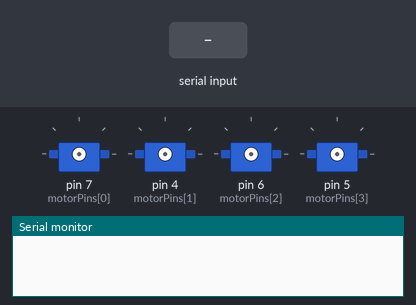
This sketch was run on a simulated Arduino Uno, built with avr-gcc and run on an emulated ATmega328P. Shown: 4 × servo, the last lines printed to the serial monitor. The inputs (shaded band) are chosen by the test bench.

Above: at 0.0 s.
At 1.5 s:
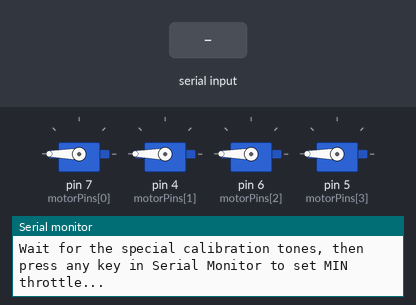
1.6 s: byte 30 received over Serial
At 2.7 s:
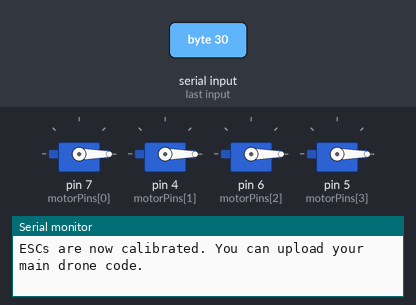
Timing chart, 0 to 4.6 s (numbered marks = the images above; inputs shaded):
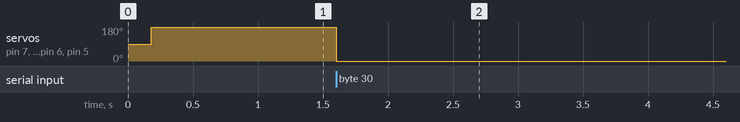

The sketch:

setting_lora_e32.ino
```cpp
#include <Servo.h>

// حدد دبابيس المحركات حسب توصيلك (مثلاً الأربع دبابيس المستخدمة في الدرون)
const int motorPins[] = {7, 4, 6, 5}; // قم بتعديل الأرقام حسب دبابيسك الفعلية
Servo motors[4];

void setup() {
  Serial.begin(9600);
  Serial.println("=== ESC Calibration Mode ===");
  Serial.println("1. Disconnect battery/power from ESCs.");
  Serial.println("2. Send MAX throttle (type 'max' or wait).");
  Serial.println("3. Connect battery. You will hear calibration beeps.");
  Serial.println("4. Send MIN throttle (type 'min').");

  // ربط الدبابيس
  for (int i = 0; i < 4; i++) {
    motors[i].attach(motorPins[i], 1000, 2000);
  }

  // الخطوة الأولى: إرسال أقصى سرعة (Max Throttle = 2000)
  Serial.println("Sending MAX Throttle (2000)...");
  for (int i = 0; i < 4; i++) {
    motors[i].writeMicroseconds(2000);
  }

  Serial.println("Now, please CONNECT power to your ESCs/Motors.");
  Serial.println("Wait for the special calibration tones, then press any key in Serial Monitor to set MIN throttle...");
}

void loop() {
  if (Serial.available() > 0) {
    char cmd = Serial.read();

    // عند الضغط على أي مفتاح بعد توصيل البطارية، يتم إرسال أقل سرعة (Min Throttle = 1000)
    Serial.println("Sending MIN Throttle (1000)... Calibration complete!");
    for (int i = 0; i < 4; i++) {
      motors[i].writeMicroseconds(1000);
    }

    Serial.println("ESCs are now calibrated. You can upload your main drone code.");
    while(true); // إيقاف الحلقات بعد انتهاء المعايرة
  }
}
```

Measured:
- after the input at 1.6 s, servo on pin 7 (motorPins[0]), servo on pin 4 (motorPins[1]), servo on pin 6 (motorPins[2]), servo on pin 5 (motorPins[3]): 180° → 0° at once
